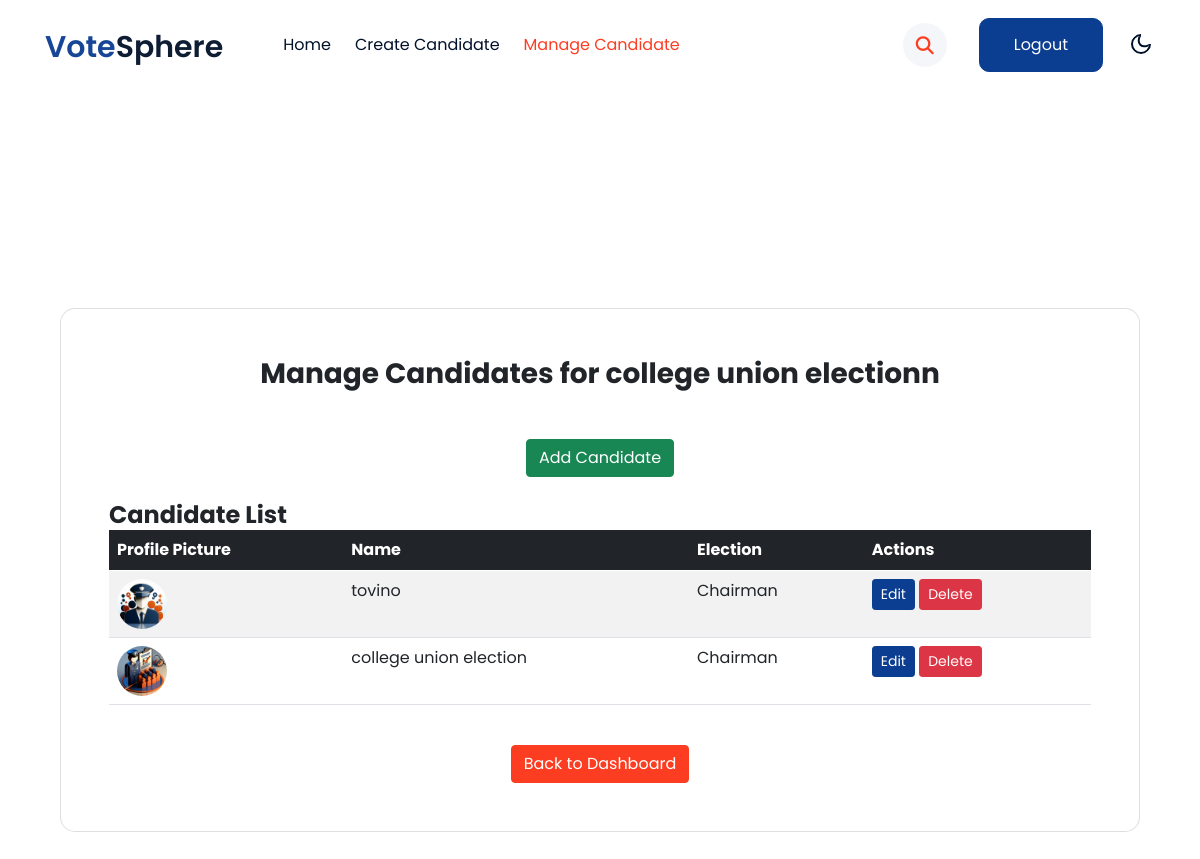
The app's page /campaigns/11/candidates/manage/, older data.
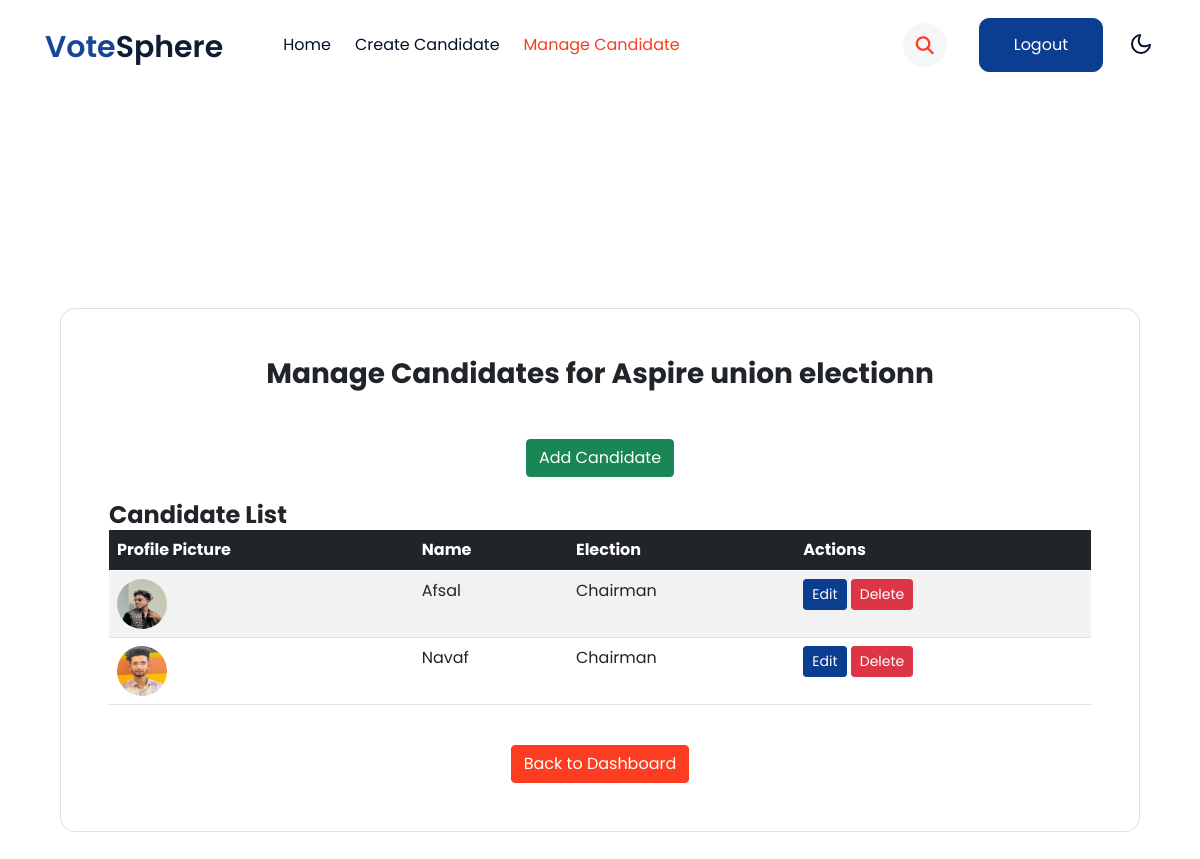
The same page, newer data.
### vote/models.py (models this page shows, shortened)
class ElectionCampaign(models.Model):
    manager = models.ForeignKey(ElectionManager, on_delete=models.CASCADE)  # ✅ Link to manager
    name = models.CharField(max_length=200)
    description = models.TextField()
    start_time = models.DateTimeField()
    end_time = models.DateTimeField()
    image = models.ImageField(upload_to="campaigns/", null=True, blank=True)

class Candidate(models.Model):
    election = models.ForeignKey(Election, on_delete=models.CASCADE)  # ✅ Link to Election
    name = models.CharField(max_length=255)
    subtitle = models.CharField(max_length=255, blank=True, null=True)
    profile_picture = models.ImageField(upload_to="candidate_profiles/", blank=True, null=True)

class Election(models.Model):
    campaign = models.ForeignKey(ElectionCampaign, on_delete=models.CASCADE)
    name = models.CharField(max_length=255)  # ✅ Only Election Name now

### vote/views.py (the view)
# urls.py: path("campaigns/<int:campaign_id>/candidates/manage/", views.manage_candidates, name="manage_candidates"),
def manage_candidates(request, campaign_id):
    campaign = get_object_or_404(ElectionCampaign, id=campaign_id)
    candidates = Candidate.objects.filter(election__campaign=campaign)
    return render(request, "manage_candidates.html", {"campaign": campaign, "candidates": candidates})

### vote/templates/manage_candidates.html (shortened to what the changed rows need)
{% load static %}
<!doctype html>
<html lang="en">
<head>
    <link rel="stylesheet" href="https://cdnjs.cloudflare.com/ajax/libs/font-awesome/6.3.0/css/all.min.css">
    <link rel="stylesheet" href="{% static 'css/style-starter.css' %}">
</head>
<body>
    <header id="site-header" class="fixed-top">
        <div class="container">
            <nav class="navbar navbar-expand-lg navbar-light stroke py-lg-0">
                <h1><a class="navbar-brand pe-xl-5 pe-lg-4" >
                        <span class="sublog">vote</span>Sphere
                    </a></h1>
            </nav>
        </div>
    </header>
    <section class="w3l-main-content" id="about">
        <div class="container">
            <section class="vh-100 gradient-custom">
                <div class="container py-5 h-100">
                    <div class="row justify-content-center align-items-center h-100">
                        <div class="col-12">
                            <div class="card shadow-2-strong" style="border-radius: 15px;">
                                <div class="card-body p-4 p-md-5">
                                    <h3 class="mb-4 pb-2 pb-md-0 mb-md-5 text-dark text-center">Manage Candidates for {{ campaign.name }}</h3>
                                    <div class="mb-4 text-center">
                                        <a href="{% url 'add_candidate' campaign.id %}" class="btn btn-success">Add Candidate</a>
                                    </div>
                                    <h4 class="text-dark">Candidate List</h4>
                                    {% if candidates %}
                                        <div class="table-responsive">
                                            <table class="table table-striped table-hover">
                                                <thead class="table-dark">
                                                    <tr>
                                                        <th>Profile Picture</th>
                                                        <th>Name</th>
                                                        <th>Election</th>
                                                        <th>Actions</th>
                                                    </tr>
                                                </thead>
                                                <tbody>
                                                    {% for candidate in candidates %}
                                                        <tr>
                                                            <td>
                                                                {% if candidate.profile_picture %}
                                                                    <img src="{{ candidate.profile_picture.url }}" class="rounded-circle" width="50" height="50" alt="Profile Picture">
                                                                {% else %}
                                                                    No Image
                                                                {% endif %}
                                                            </td>
                                                            <td>{{ candidate.name }}</td>
                                                            <td>{{ candidate.election.name }}</td>
                                                            <td>
                                                                <a href="{% url 'edit_candidate' candidate.id %}" class="btn btn-primary btn-sm">Edit</a>
                                                                <a href="{% url 'delete_candidate' candidate.id %}"
                                                                   onclick="return confirm('Are you sure you want to delete this candidate?');"
                                                                   class="btn btn-danger btn-sm">Delete</a>
                                                            </td>
                                                        </tr>
                                                    {% endfor %}
                                                </tbody>
                                            </table>
                                        </div>
                                    {% else %}
                                        <p class="text-muted">No candidates added yet.</p>
                                    {% endif %}
                                    <div class="text-center mt-4">
                                        <a href="{% url 'manager_dashboard' campaign.manager.id %}" class="btn btn-secondary">Back to Dashboard</a>
                                    </div>
                                </div>
                            </div>
                        </div>
                    </div>
                </div>
            </section>
        </div>
    </section>
</body>
</html>

Row changes from the older to the newer data that the page shows:
changed ElectionCampaign: name "college union electionn" → "Aspire union electionn"
changed Candidate: profile_picture: a different picture; name "tovino" → "Afsal"
changed Candidate: profile_picture: a different picture; name "college union election" → "Navaf"
